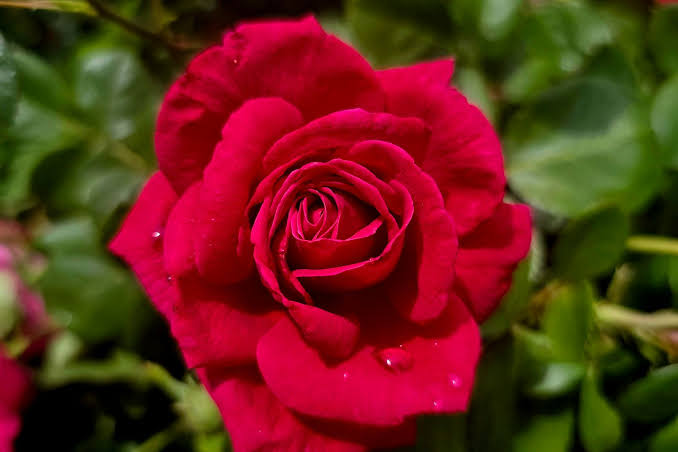
#> input picture one/deep learning/final exam/images/flower.jpg, 678 x 452 px
$ jupyter execute --allow-errors dl_final.ipynb   (shell and % lines are left out)
#> lines starting #> are read from the running program, lines starting #| are printed output that depends on the picture
## Install and import libraries

[cell 1]
import pandas as pd
import numpy as np
import matplotlib.pyplot as plt

from sklearn.model_selection import train_test_split
from sklearn.preprocessing import StandardScaler
from sklearn.metrics import (
    accuracy_score,
    precision_score,
    recall_score,
    f1_score,
    confusion_matrix,
    ConfusionMatrixDisplay
)

import tensorflow as tf
from tensorflow.keras.models import Sequential
from tensorflow.keras.layers import Dense

Load the dataset

#> (a cell that did not finish here is left out)

Handle zero values

[cell 3]
import pandas as pd

columns = [
    "Pregnancies",
    "Glucose",
    "BloodPressure",
    "SkinThickness",
    "Insulin",
    "BMI",
    "DiabetesPedigreeFunction",
    "Age",
    "Outcome"
]

#> (the rest of this cell did not finish here and is left out)

#> (a cell that did not finish here is left out)

Replace zero values

[cell 5]
columns_to_fix = [
    "Glucose",
    "BloodPressure",
    "SkinThickness",
    "Insulin",
    "BMI"
]

#> (the rest of this cell did not finish here and is left out)

Split and scale the data

[cell 6]
from sklearn.model_selection import train_test_split
from sklearn.preprocessing import StandardScaler

#> (the rest of this cell did not finish here and is left out)

## Build your ANN model

[cell 7]
import tensorflow as tf
from tensorflow.keras.models import Sequential
from tensorflow.keras.layers import Dense

#> (the rest of this cell did not finish here and is left out)

Train your model

#> (a cell that did not finish here is left out)

Plot training and validation accuracy

[cell 9]
plt.figure(figsize=(8, 5))

#> (the rest of this cell did not finish here and is left out)

Plot training and validation loss

[cell 10]
plt.figure(figsize=(8, 5))

#> (the rest of this cell did not finish here and is left out)

Evaluate your ANN on the test set

[cell 11]
from sklearn.metrics import (
    accuracy_score,
    precision_score,
    recall_score,
    f1_score,
    confusion_matrix,
    ConfusionMatrixDisplay
)

#> (the rest of this cell did not finish here and is left out)

Accuracy: The model correctly classified about 74% of the test patients.

Precision: Of the patients predicted as diabetic, about 63% were actually diabetic.

Recall: The model identified about 61% of the patients who had diabetes in the test set.

F1-score: The balance between precision and recall is about 62%.

Save your model

#> (a cell that did not finish here is left out)

Add your ANN reflection

### ANN — Reflection

The ANN model was built using the Pima Indians Diabetes dataset, which contains 768 patient records and eight input features. Before training, zero values in selected columns were replaced with their median values. The data was then standardized and divided into training and testing sets.

The model contains two hidden layers with 16 and 8 neurons, respectively. ReLU activation was used in the hidden layers to learn patterns in the data, while sigmoid activation was used in the output layer to predict the probability of diabetes. The Adam optimizer and binary cross-entropy loss were used for training.

The model achieved a test accuracy of 74.03%, precision of 63.46%, recall of 61.11%, and F1-score of 62.26%. The results show that the model can predict diabetes to a reasonable basic level, although some diabetic patients were incorrectly classified. In the future, I could experiment with dropout, different network sizes, and classification thresholds to improve performance.

## Step 2: OpenCV image preprocessing

Import libraries and load image paths

[cell 13]
import cv2
import os
import matplotlib.pyplot as plt

image_folder = "images"

image_files = [
    "flower.jpg",
    "dog.jpg",
    "apple.jpg",
    "bicycle.jpg",
    "mug.jpg"
]

images = []

for file in image_files:
    path = os.path.join(image_folder, file)
    img = cv2.imread(path)
#> img is the input picture: shape (452, 678, 3); mean B, G, R 25.3, 39.3, 104.1

    if img is None:
        print("Could not load:", path)
    else:
        images.append((file, img))
        print(file, "Shape:", img.shape)
#| flower.jpg Shape: (452, 678, 3)

[cell 14]
plt.figure(figsize=(15, 4))

for i, (name, img) in enumerate(images):
    plt.subplot(1, 5, i + 1)
    img_rgb = cv2.cvtColor(img, cv2.COLOR_BGR2RGB)
    plt.imshow(img_rgb)
    plt.title(name)
    plt.axis("off")
#> this loop made 5 passes
#> pass 3, `img_rgb = cv2.cvtColor(img, cv2.COLOR_BGR2RGB)`:
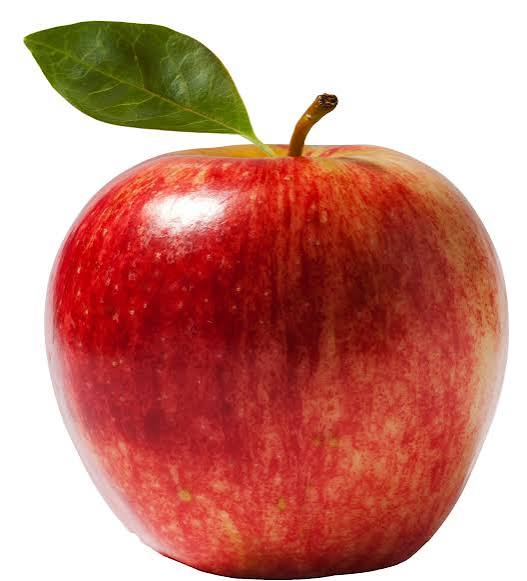
#> img_rgb: shape (581, 527, 3); mean R, G, B 202.2, 138.3, 127.7

plt.tight_layout()
plt.show()
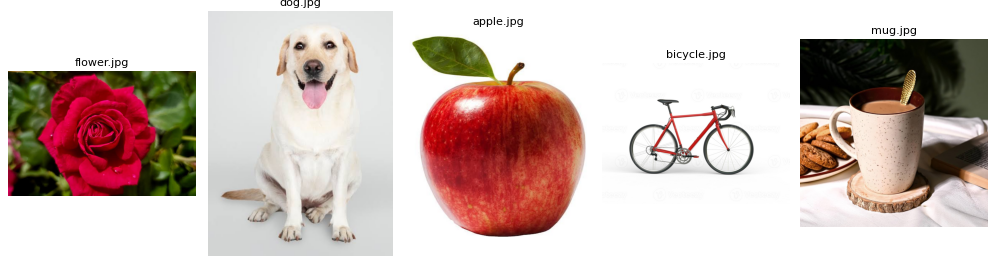
#> figure drawn by matplotlib, 5 panels

Apply all five preprocessing stages

[cell 15]
os.makedirs("outputs", exist_ok=True)

processed_images = []

for name, img in images:

    # 1. Resize
    resized = cv2.resize(img, (128, 128))

    # 2. Grayscale
    gray = cv2.cvtColor(resized, cv2.COLOR_BGR2GRAY)

    # 3. Gaussian Blur
    blurred = cv2.GaussianBlur(gray, (5, 5), 0)

    # 4. Canny Edge Detection
    edges = cv2.Canny(blurred, 100, 200)

    # 5. Find the largest contour
    contours, hierarchy = cv2.findContours(
        edges.copy(),
        cv2.RETR_EXTERNAL,
        cv2.CHAIN_APPROX_SIMPLE
    )

    contour_img = resized.copy()

    if contours:
        largest_contour = max(contours, key=cv2.contourArea)
        x, y, w, h = cv2.boundingRect(largest_contour)

        cv2.rectangle(
            contour_img,
            (x, y),
            (x + w, y + h),
            (0, 255, 0),
            2
        )

    processed_images.append(
        (name, img, resized, gray, edges, contour_img)
    )

    # Save output images
    base_name = os.path.splitext(name)[0]

    cv2.imwrite(f"outputs/{base_name}_resized.jpg", resized)
    cv2.imwrite(f"outputs/{base_name}_grayscale.jpg", gray)
    cv2.imwrite(f"outputs/{base_name}_blurred.jpg", blurred)
    cv2.imwrite(f"outputs/{base_name}_edges.jpg", edges)
    cv2.imwrite(f"outputs/{base_name}_contour.jpg", contour_img)
#> this loop made 5 passes
#> pass 1, `resized = cv2.resize(img, (128, 128))`:
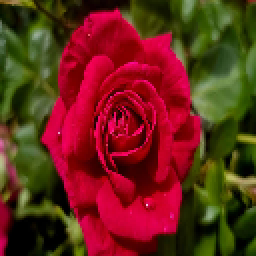
#> resized: shape (128, 128, 3) (shown 2 times larger); mean B, G, R 25.2, 39.2, 104
#> pass 1, `gray = cv2.cvtColor(resized, cv2.COLOR_BGR2GRAY)`:
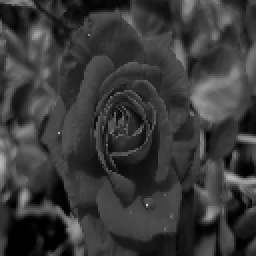
#> gray: shape (128, 128) (shown 2 times larger); min 0, max 212, mean 57
#> pass 1, `edges = cv2.Canny(blurred, 100, 200)`:
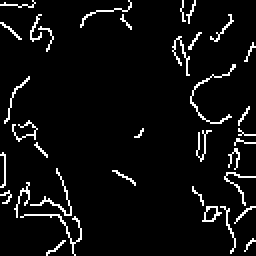
#> edges: shape (128, 128) (shown 2 times larger); 5.5% white in thin lines or dots
#> after the loop:
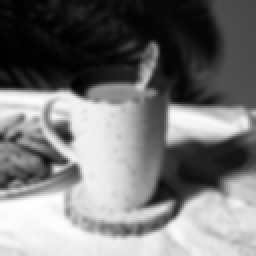
#> blurred: shape (128, 128) (shown 2 times larger); min 1, max 255, mean 119.2
#> after the loop:
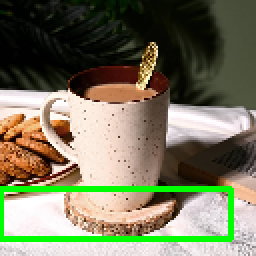
#> contour_img: shape (128, 128, 3) (shown 2 times larger); mean B, G, R 94.9, 119.6, 120.6
#> after the loop:
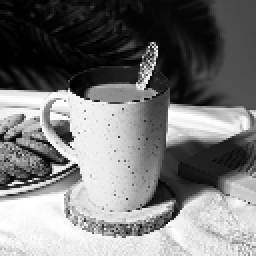
#> gray: shape (128, 128) (shown 2 times larger); min 0, max 255, mean 119.2
#> after the loop:
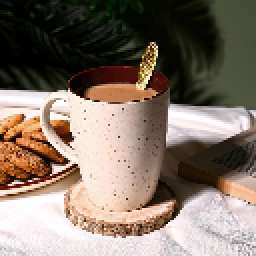
#> resized: shape (128, 128, 3) (shown 2 times larger); mean B, G, R 103.8, 116.3, 130.8

print("Preprocessing completed!")
print("Output images saved in the outputs folder.")

Create the required 5 × 5 grid

[cell 16]
titles = [
    "Original",
    "Resized",
    "Grayscale",
    "Edges",
    "Contour"
]

fig, axes = plt.subplots(5, 5, figsize=(15, 15))

for row, (name, original, resized, gray, edges, contour_img) in enumerate(processed_images):

    images_to_show = [
        cv2.cvtColor(original, cv2.COLOR_BGR2RGB),
        cv2.cvtColor(resized, cv2.COLOR_BGR2RGB),
        gray,
        edges,
        cv2.cvtColor(contour_img, cv2.COLOR_BGR2RGB)
    ]

    for col in range(5):
        axes[row, col].imshow(
            images_to_show[col],
            cmap="gray" if col in [2, 3] else None
        )

        if row == 0:
            axes[row, col].set_title(titles[col])

        if col == 0:
            axes[row, col].set_ylabel(name)

        axes[row, col].axis("off")

plt.tight_layout()
plt.savefig("outputs/opencv_5x5_grid.png", dpi=150)
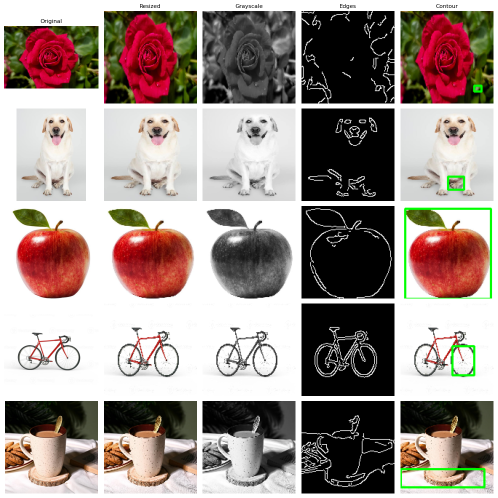
#> figure drawn by matplotlib, 25 panels
plt.show()
